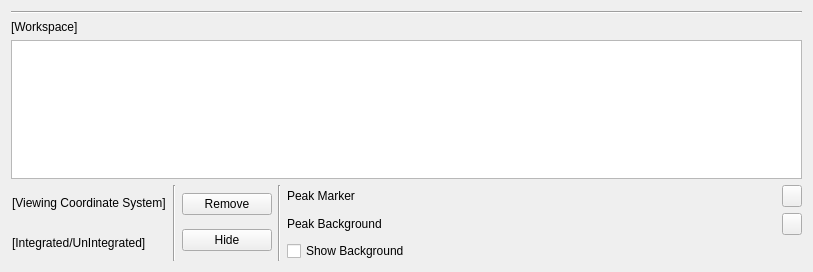
<?xml version="1.0" encoding="UTF-8"?>
<ui version="4.0">
 <class>PeaksWorkspaceWidget</class>
 <widget class="QWidget" name="PeaksWorkspaceWidget">
  <property name="geometry">
   <rect>
    <x>0</x>
    <y>0</y>
    <width>813</width>
    <height>272</height>
   </rect>
  </property>
  <property name="sizePolicy">
   <sizepolicy hsizetype="Preferred" vsizetype="Preferred">
    <horstretch>0</horstretch>
    <verstretch>0</verstretch>
   </sizepolicy>
  </property>
  <property name="maximumSize">
   <size>
    <width>16777215</width>
    <height>16777215</height>
   </size>
  </property>
  <property name="windowTitle">
   <string>Form</string>
  </property>
  <layout class="QVBoxLayout" name="verticalLayout_2" stretch="0,0,1,0">
   <item>
    <widget class="Line" name="line">
     <property name="orientation">
      <enum>Qt::Horizontal</enum>
     </property>
    </widget>
   </item>
   <item>
    <widget class="QLabel" name="lblWorkspaceName">
     <property name="text">
      <string>[Workspace]</string>
     </property>
    </widget>
   </item>
   <item>
    <layout class="QHBoxLayout" name="tableLayout">
     <item>
      <widget class="QTableView" name="tblPeaks">
       <property name="enabled">
        <bool>true</bool>
       </property>
       <property name="alternatingRowColors">
        <bool>true</bool>
       </property>
       <property name="selectionBehavior">
        <enum>QAbstractItemView::SelectRows</enum>
       </property>
       <property name="sortingEnabled">
        <bool>true</bool>
       </property>
       <attribute name="horizontalHeaderStretchLastSection">
        <bool>true</bool>
       </attribute>
       <attribute name="verticalHeaderVisible">
        <bool>false</bool>
       </attribute>
       <attribute name="verticalHeaderStretchLastSection">
        <bool>false</bool>
       </attribute>
      </widget>
     </item>
    </layout>
   </item>
   <item>
    <layout class="QHBoxLayout" name="controlsLayout" stretch="0,0,0,0,0">
     <item>
      <widget class="QFrame" name="infoFrame">
       <layout class="QVBoxLayout" name="verticalLayout_4">
        <property name="margin">
         <number>1</number>
        </property>
        <item>
         <widget class="QLabel" name="lblWorkspaceCoordinates">
          <property name="text">
           <string>[Viewing Coordinate System]</string>
          </property>
         </widget>
        </item>
        <item>
         <widget class="QLabel" name="lblWorkspaceState">
          <property name="text">
           <string>[Integrated/UnIntegrated]</string>
          </property>
         </widget>
        </item>
       </layout>
      </widget>
     </item>
     <item>
      <widget class="Line" name="line_4">
       <property name="orientation">
        <enum>Qt::Vertical</enum>
       </property>
      </widget>
     </item>
     <item>
      <layout class="QVBoxLayout" name="verticalLayout">
       <item>
        <widget class="QPushButton" name="btnRemove">
         <property name="sizePolicy">
          <sizepolicy hsizetype="Fixed" vsizetype="Fixed">
           <horstretch>0</horstretch>
           <verstretch>0</verstretch>
          </sizepolicy>
         </property>
         <property name="minimumSize">
          <size>
           <width>90</width>
           <height>0</height>
          </size>
         </property>
         <property name="maximumSize">
          <size>
           <width>150</width>
           <height>16777215</height>
          </size>
         </property>
         <property name="toolTip">
          <string>Remove entire peaks list from display</string>
         </property>
         <property name="text">
          <string>Remove</string>
         </property>
        </widget>
       </item>
       <item>
        <widget class="QPushButton" name="btnHide">
         <property name="sizePolicy">
          <sizepolicy hsizetype="Fixed" vsizetype="Fixed">
           <horstretch>0</horstretch>
           <verstretch>0</verstretch>
          </sizepolicy>
         </property>
         <property name="minimumSize">
          <size>
           <width>90</width>
           <height>0</height>
          </size>
         </property>
         <property name="maximumSize">
          <size>
           <width>150</width>
           <height>16777215</height>
          </size>
         </property>
         <property name="toolTip">
          <string>Hide/show all peaks from this list in the plot</string>
         </property>
         <property name="text">
          <string>Hide</string>
         </property>
         <property name="checkable">
          <bool>true</bool>
         </property>
        </widget>
       </item>
      </layout>
     </item>
     <item>
      <widget class="Line" name="line_3">
       <property name="orientation">
        <enum>Qt::Vertical</enum>
       </property>
      </widget>
     </item>
     <item>
      <layout class="QVBoxLayout" name="verticalLayout_3">
       <item>
        <layout class="QHBoxLayout" name="horizontalLayout">
         <item>
          <widget class="QLabel" name="label_2">
           <property name="sizePolicy">
            <sizepolicy hsizetype="MinimumExpanding" vsizetype="Preferred">
             <horstretch>0</horstretch>
             <verstretch>0</verstretch>
            </sizepolicy>
           </property>
           <property name="minimumSize">
            <size>
             <width>70</width>
             <height>0</height>
            </size>
           </property>
           <property name="toolTip">
            <string>Peak boundary/marker color</string>
           </property>
           <property name="text">
            <string>Peak Marker</string>
           </property>
           <property name="buddy">
            <cstring>infoFrame</cstring>
           </property>
          </widget>
         </item>
         <item>
          <widget class="QPushButton" name="btnPeakColor">
           <property name="sizePolicy">
            <sizepolicy hsizetype="Fixed" vsizetype="Fixed">
             <horstretch>0</horstretch>
             <verstretch>0</verstretch>
            </sizepolicy>
           </property>
           <property name="minimumSize">
            <size>
             <width>20</width>
             <height>0</height>
            </size>
           </property>
           <property name="maximumSize">
            <size>
             <width>20</width>
             <height>16777215</height>
            </size>
           </property>
           <property name="text">
            <string/>
           </property>
          </widget>
         </item>
        </layout>
       </item>
       <item>
        <layout class="QHBoxLayout" name="horizontalLayout_2">
         <item>
          <widget class="QLabel" name="lblShowBackgroundColour">
           <property name="sizePolicy">
            <sizepolicy hsizetype="MinimumExpanding" vsizetype="Preferred">
             <horstretch>0</horstretch>
             <verstretch>0</verstretch>
            </sizepolicy>
           </property>
           <property name="minimumSize">
            <size>
             <width>70</width>
             <height>0</height>
            </size>
           </property>
           <property name="toolTip">
            <string>Peak background color</string>
           </property>
           <property name="text">
            <string>Peak Background</string>
           </property>
          </widget>
         </item>
         <item>
          <widget class="QPushButton" name="btnBackgroundColor">
           <property name="sizePolicy">
            <sizepolicy hsizetype="Fixed" vsizetype="Fixed">
             <horstretch>0</horstretch>
             <verstretch>0</verstretch>
            </sizepolicy>
           </property>
           <property name="maximumSize">
            <size>
             <width>20</width>
             <height>16777215</height>
            </size>
           </property>
           <property name="text">
            <string/>
           </property>
          </widget>
         </item>
        </layout>
       </item>
       <item>
        <widget class="QCheckBox" name="ckShowBackground">
         <property name="text">
          <string>Show Background</string>
         </property>
        </widget>
       </item>
      </layout>
     </item>
    </layout>
   </item>
  </layout>
 </widget>
 <resources/>
 <connections/>
</ui>
